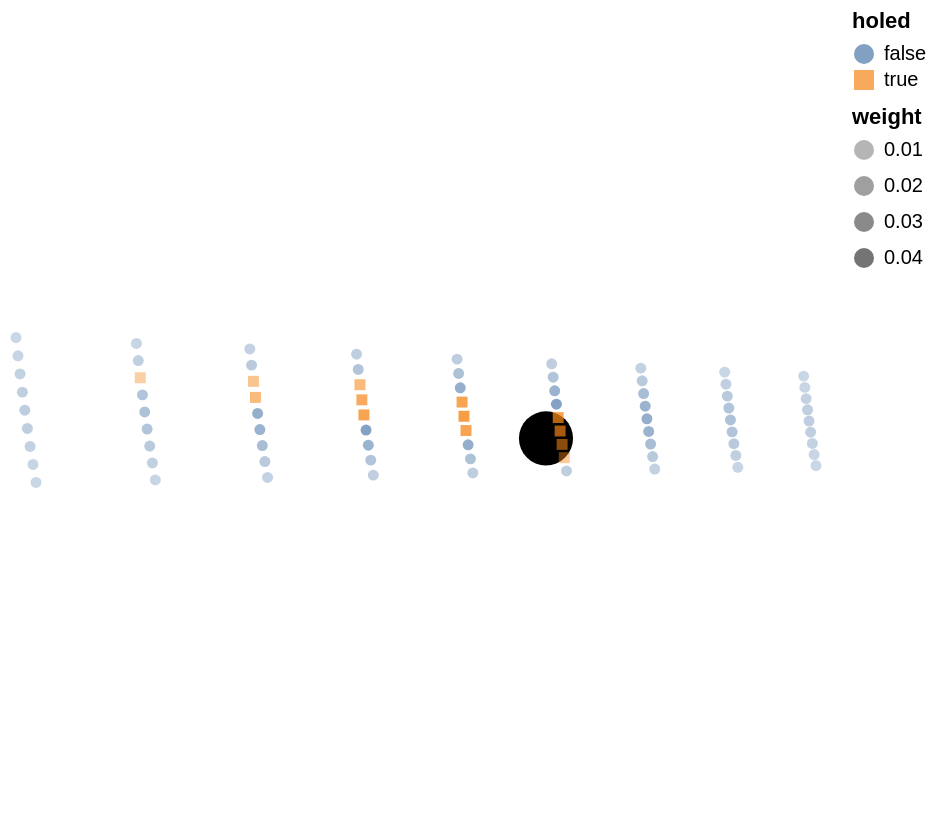

The notebook cell saved with this chart:
### Code cell
hole_plot + (
    alt.Chart(df)
    .mark_point(filled=True)
    .encode(
        longitude="x",
        latitude="y",
        color="holed",
        opacity="weight",
        shape="holed",
        tooltip=["v_init", "theta", "x", "y", "impact", "weight"],
    )
    # .project(
    #     type="identity",
    #     reflectY=True,
    # )
    .properties(width=400, height=400)
)

### Figure 1 — Vega-Lite specification as saved in the notebook (floating-point values rounded to 4 significant figures)
{"config": {"view": {"continuousWidth": 400, "continuousHeight": 300}}, "layer": [{"data": {"name": "data-1f2085984b5266c946bf455742b513c8"}, "mark": {"type": "geoshape", "color": "black"}}, {"data": {"name": "data-7892774f830080f69d26ed4199330d0b"}, "mark": {"type": "point", "filled": true}, "encoding": {"color": {"field": "holed", "type": "nominal"}, "latitude": {"field": "y", "type": "quantitative"}, "longitude": {"field": "x", "type": "quantitative"}, "opacity": {"field": "weight", "type": "quantitative"}, "shape": {"field": "holed", "type": "nominal"}, "tooltip": [{"field": "v_init", "type": "quantitative"}, {"field": "theta", "type": "quantitative"}, {"field": "x", "type": "quantitative"}, {"field": "y", "type": "quantitative"}, {"field": "impact", "type": "quantitative"}, {"field": "weight", "type": "quantitative"}]}, "height": 400, "width": 400}], "$schema": "https://vega.github.io/schema/vega-lite/v4.17.0.json", "datasets": {"data-1f2085984b5266c946bf455742b513c8": [{"type": "Feature", "geometry": {"type": "Polygon", "coordinates": [[[0.054, 0.0], [0.05296, -0.01053], [0.04989, -0.02066], [0.0449, -0.03], [0.03818, -0.03818], [0.03, -0.0449], [0.02066, -0.04989], [0.01053, -0.05296], [3.307e-18, -0.054], [-0.01053, -0.05296], [-0.02066, -0.04989], [-0.03, -0.0449], [-0.03818, -0.03818], [-0.0449, -0.03], [-0.04989, -0.02066], [-0.05296, -0.01053], [-0.054, -6.613e-18], [-0.05296, 0.01053], [-0.04989, 0.02066], [-0.0449, 0.03], [-0.03818, 0.03818], [-0.03, 0.0449], [-0.02066, 0.04989], [-0.01053, 0.05296], [-9.92e-18, 0.054], [0.01053, 0.05296], [0.02066, 0.04989], [0.03, 0.0449], [0.03818, 0.03818], [0.0449, 0.03], [0.04989, 0.02066], [0.05296, 0.01053], [0.054, 0.0]]]}}], "data-7892774f830080f69d26ed4199330d0b": [{"v_init": 2.846, "theta": 3.17, "x": 0.5142, "y": 0.1243, "vx_end": -1.791e-07, "vy_end": 9.838e-07, "impact": 154.8, "holed": false, "weight": 0.0007634}, {"v_init": 2.846, "theta": 3.179, "x": 0.5166, "y": 0.1018, "vx_end": -1.72e-07, "vy_end": 9.851e-07, "impact": 153.3, "holed": false, "weight": 0.001831}, {"v_init": 2.846, "theta": 3.187, "x": 0.5192, "y": 0.07936, "vx_end": -1.763e-07, "vy_end": 9.843e-07, "impact": 152.6, "holed": false, "weight": 0.003422}, {"v_init": 2.846, "theta": 3.196, "x": 0.522, "y": 0.05702, "vx_end": -1.802e-07, "vy_end": 9.836e-07, "impact": 152.5, "holed": false, "weight": 0.004978}, {"v_init": 2.846, "theta": 3.205, "x": 0.525, "y": 0.03467, "vx_end": -1.836e-07, "vy_end": 9.83e-07, "impact": 153.1, "holed": false, "weight": 0.005641}, {"v_init": 2.846, "theta": 3.214, "x": 0.5282, "y": 0.01231, "vx_end": -1.809e-07, "vy_end": 9.835e-07, "impact": 154.4, "holed": false, "weight": 0.004978}, {"v_init": 2.846, "theta": 3.222, "x": 0.5315, "y": -0.01, "vx_end": -1.775e-07, "vy_end": 9.841e-07, "impact": 156.3, "holed": false, "weight": 0.003422}, {"v_init": 2.846, "theta": 3.231, "x": 0.5351, "y": -0.03217, "vx_end": -1.804e-07, "vy_end": 9.836e-07, "impact": 159.0, "holed": false, "weight": 0.001831}, {"v_init": 2.846, "theta": 3.24, "x": 0.5388, "y": -0.05429, "vx_end": 2.319e-08, "vy_end": 9.997e-07, "impact": 162.3, "holed": false, "weight": 0.0007634}, {"v_init": 2.934, "theta": 3.17, "x": 0.3566, "y": 0.132, "vx_end": -1.712e-07, "vy_end": 9.852e-07, "impact": 79.2, "holed": false, "weight": 0.001831}, {"v_init": 2.934, "theta": 3.179, "x": 0.3591, "y": 0.1081, "vx_end": -1.882e-07, "vy_end": 9.821e-07, "impact": 77.01, "holed": false, "weight": 0.004393}, {"v_init": 2.934, "theta": 3.187, "x": 0.3619, "y": 0.08431, "vx_end": -1.762e-07, "vy_end": 9.844e-07, "impact": 75.56, "holed": false, "weight": 0.008208}, {"v_init": 2.934, "theta": 3.196, "x": 0.3649, "y": 0.06056, "vx_end": -1.883e-07, "vy_end": 9.821e-07, "impact": 74.85, "holed": false, "weight": 0.01194}, {"v_init": 2.934, "theta": 3.205, "x": 0.3681, "y": 0.03684, "vx_end": -2.695e-07, "vy_end": 9.63e-07, "impact": 74.86, "holed": false, "weight": 0.01353}, {"v_init": 2.934, "theta": 3.214, "x": 0.3714, "y": 0.01304, "vx_end": -1.754e-07, "vy_end": 9.845e-07, "impact": 75.59, "holed": false, "weight": 0.01194}, {"v_init": 2.934, "theta": 3.222, "x": 0.375, "y": -0.01062, "vx_end": -1.805e-07, "vy_end": 9.836e-07, "impact": 77.05, "holed": false, "weight": 0.008208}, {"v_init": 2.934, "theta": 3.231, "x": 0.3788, "y": -0.03413, "vx_end": -1.955e-07, "vy_end": 9.807e-07, "impact": 79.24, "holed": false, "weight": 0.004393}, {"v_init": 2.934, "theta": 3.24, "x": 0.3828, "y": -0.05765, "vx_end": -1.822e-07, "vy_end": 9.833e-07, "impact": 82.14, "holed": false, "weight": 0.001831}, {"v_init": 3.023, "theta": 3.17, "x": 0.1892, "y": 0.1402, "vx_end": -1.586e-07, "vy_end": 9.874e-07, "impact": 29.37, "holed": false, "weight": 0.003422}, {"v_init": 3.023, "theta": 3.179, "x": 0.1919, "y": 0.1149, "vx_end": -1.671e-07, "vy_end": 9.859e-07, "impact": 26.34, "holed": false, "weight": 0.008208}, {"v_init": 3.023, "theta": 3.187, "x": 0.1949, "y": 0.08955, "vx_end": -1.786e-07, "vy_end": 9.839e-07, "impact": 24.08, "holed": false, "weight": 0.01533}, {"v_init": 3.023, "theta": 3.196, "x": 0.198, "y": 0.06427, "vx_end": -1.629e-07, "vy_end": 9.866e-07, "impact": 22.6, "holed": false, "weight": 0.02231}, {"v_init": 3.023, "theta": 3.205, "x": 0.2014, "y": 0.03914, "vx_end": -1.649e-07, "vy_end": 9.863e-07, "impact": 21.91, "holed": false, "weight": 0.02528}, {"v_init": 3.023, "theta": 3.214, "x": 0.205, "y": 0.01386, "vx_end": -1.654e-07, "vy_end": 9.862e-07, "impact": 21.97, "holed": false, "weight": 0.02231}, {"v_init": 3.023, "theta": 3.222, "x": 0.2088, "y": -0.01127, "vx_end": -1.793e-07, "vy_end": 9.838e-07, "impact": 22.81, "holed": false, "weight": 0.01533}, {"v_init": 3.023, "theta": 3.231, "x": 0.2128, "y": -0.03624, "vx_end": -1.739e-07, "vy_end": 9.848e-07, "impact": 24.42, "holed": false, "weight": 0.008208}, {"v_init": 3.023, "theta": 3.24, "x": 0.2171, "y": -0.06122, "vx_end": -1.864e-07, "vy_end": 9.825e-07, "impact": 26.8, "holed": false, "weight": 0.003422}, {"v_init": 3.116, "theta": 3.17, "x": 0.01142, "y": 0.1489, "vx_end": -1.669e-07, "vy_end": 9.86e-07, "impact": 10.02, "holed": false, "weight": 0.004978}, {"v_init": 3.116, "theta": 3.179, "x": 0.01433, "y": 0.122, "vx_end": -1.512e-07, "vy_end": 9.885e-07, "impact": 6.433, "holed": false, "weight": 0.01194}, {"v_init": 3.116, "theta": 3.187, "x": 0.01742, "y": 0.09505, "vx_end": -1.715e-07, "vy_end": 9.852e-07, "impact": 3.508, "holed": false, "weight": 0.02231}, {"v_init": 3.116, "theta": 3.196, "x": 0.02079, "y": 0.06827, "vx_end": -1.752e-07, "vy_end": 9.845e-07, "impact": 1.217, "holed": false, "weight": 0.03246}, {"v_init": 3.116, "theta": 3.205, "x": 0.02441, "y": 0.04158, "vx_end": -1.663e-07, "vy_end": 9.861e-07, "impact": -0.3305, "holed": true, "weight": 0.03678}, {"v_init": 3.116, "theta": 3.214, "x": 0.02818, "y": 0.01472, "vx_end": -1.839e-07, "vy_end": 9.829e-07, "impact": -1.065, "holed": true, "weight": 0.03246}, {"v_init": 3.116, "theta": 3.222, "x": 0.03219, "y": -0.01201, "vx_end": -1.703e-07, "vy_end": 9.854e-07, "impact": -0.9701, "holed": true, "weight": 0.02231}, {"v_init": 3.116, "theta": 3.231, "x": 0.03651, "y": -0.03849, "vx_end": -1.731e-07, "vy_end": 9.849e-07, "impact": -0.05709, "holed": true, "weight": 0.01194}, {"v_init": 3.116, "theta": 3.24, "x": 0.04101, "y": -0.06501, "vx_end": -2.077e-07, "vy_end": 9.782e-07, "impact": 1.672, "holed": false, "weight": 0.004978}, {"v_init": 3.211, "theta": 3.17, "x": -0.1774, "y": 0.1582, "vx_end": -1.96e-07, "vy_end": 9.806e-07, "impact": 5.546, "holed": false, "weight": 0.005641}, {"v_init": 3.211, "theta": 3.179, "x": -0.1743, "y": 0.1296, "vx_end": -1.84e-07, "vy_end": 9.829e-07, "impact": 2.825, "holed": false, "weight": 0.01353}, {"v_init": 3.211, "theta": 3.187, "x": -0.171, "y": 0.101, "vx_end": -1.715e-07, "vy_end": 9.852e-07, "impact": 0.8298, "holed": false, "weight": 0.02528}, {"v_init": 3.211, "theta": 3.196, "x": -0.1675, "y": 0.07252, "vx_end": -1.664e-07, "vy_end": 9.861e-07, "impact": -0.4018, "holed": true, "weight": 0.03678}, {"v_init": 3.211, "theta": 3.205, "x": -0.1636, "y": 0.04414, "vx_end": -1.705e-07, "vy_end": 9.854e-07, "impact": -0.8961, "holed": true, "weight": 0.04168}, {"v_init": 3.211, "theta": 3.214, "x": -0.1596, "y": 0.01564, "vx_end": -1.812e-07, "vy_end": 9.834e-07, "impact": -0.6388, "holed": true, "weight": 0.03678}, {"v_init": 3.211, "theta": 3.222, "x": -0.1553, "y": -0.01276, "vx_end": -1.695e-07, "vy_end": 9.855e-07, "impact": 0.3612, "holed": false, "weight": 0.02528}, {"v_init": 3.211, "theta": 3.231, "x": -0.1508, "y": -0.04087, "vx_end": -1.787e-07, "vy_end": 9.839e-07, "impact": 2.113, "holed": false, "weight": 0.01353}, {"v_init": 3.211, "theta": 3.24, "x": -0.146, "y": -0.06904, "vx_end": -1.85e-07, "vy_end": 9.827e-07, "impact": 4.615, "holed": false, "weight": 0.005641}, {"v_init": 3.309, "theta": 3.17, "x": -0.378, "y": 0.168, "vx_end": -1.827e-07, "vy_end": 9.832e-07, "impact": 3.354, "holed": false, "weight": 0.004978}, {"v_init": 3.309, "theta": 3.179, "x": -0.3747, "y": 0.1376, "vx_end": -4.389e-08, "vy_end": 9.99e-07, "impact": 1.291, "holed": false, "weight": 0.01194}, {"v_init": 3.309, "theta": 3.187, "x": -0.3712, "y": 0.1072, "vx_end": -1.553e-07, "vy_end": 9.879e-07, "impact": -0.00168, "holed": true, "weight": 0.02231}, {"v_init": 3.309, "theta": 3.196, "x": -0.3674, "y": 0.07699, "vx_end": -1.708e-07, "vy_end": 9.853e-07, "impact": -0.5357, "holed": true, "weight": 0.03246}, {"v_init": 3.309, "theta": 3.205, "x": -0.3633, "y": 0.04688, "vx_end": -1.625e-07, "vy_end": 9.867e-07, "impact": -0.2998, "holed": true, "weight": 0.03678}, {"v_init": 3.309, "theta": 3.214, "x": -0.3591, "y": 0.01661, "vx_end": -1.784e-07, "vy_end": 9.84e-07, "impact": 0.7232, "holed": false, "weight": 0.03246}, {"v_init": 3.309, "theta": 3.222, "x": -0.3545, "y": -0.01354, "vx_end": -1.709e-07, "vy_end": 9.853e-07, "impact": 2.499, "holed": false, "weight": 0.02231}, {"v_init": 3.309, "theta": 3.231, "x": -0.3497, "y": -0.0434, "vx_end": -1.867e-07, "vy_end": 9.824e-07, "impact": 5.062, "holed": false, "weight": 0.01194}, {"v_init": 3.309, "theta": 3.24, "x": -0.3446, "y": -0.07334, "vx_end": -1.944e-07, "vy_end": 9.809e-07, "impact": 8.382, "holed": false, "weight": 0.004978}, {"v_init": 3.411, "theta": 3.17, "x": -0.591, "y": 0.1785, "vx_end": -1.85e-07, "vy_end": 9.827e-07, "impact": 2.106, "holed": false, "weight": 0.003422}, {"v_init": 3.411, "theta": 3.179, "x": -0.5875, "y": 0.1463, "vx_end": -1.238e-07, "vy_end": 9.923e-07, "impact": 0.5752, "holed": false, "weight": 0.008208}, {"v_init": 3.411, "theta": 3.187, "x": -0.5838, "y": 0.1139, "vx_end": -1.782e-07, "vy_end": 9.84e-07, "impact": -0.1604, "holed": true, "weight": 0.01533}, {"v_init": 3.411, "theta": 3.196, "x": -0.5798, "y": 0.08178, "vx_end": -2.241e-07, "vy_end": 9.746e-07, "impact": -0.1389, "holed": true, "weight": 0.02231}, {"v_init": 3.411, "theta": 3.205, "x": -0.5755, "y": 0.04978, "vx_end": -1.74e-07, "vy_end": 9.847e-07, "impact": 0.6477, "holed": false, "weight": 0.02528}, {"v_init": 3.411, "theta": 3.214, "x": -0.5709, "y": 0.0176, "vx_end": -1.796e-07, "vy_end": 9.837e-07, "impact": 2.239, "holed": false, "weight": 0.02231}, {"v_init": 3.411, "theta": 3.222, "x": -0.5661, "y": -0.01431, "vx_end": -1.772e-07, "vy_end": 9.842e-07, "impact": 4.596, "holed": false, "weight": 0.01533}, {"v_init": 3.411, "theta": 3.231, "x": -0.561, "y": -0.04613, "vx_end": -1.793e-07, "vy_end": 9.838e-07, "impact": 7.721, "holed": false, "weight": 0.008208}, {"v_init": 3.411, "theta": 3.24, "x": -0.5556, "y": -0.0779, "vx_end": -1.875e-07, "vy_end": 9.823e-07, "impact": 11.65, "holed": false, "weight": 0.003422}, {"v_init": 3.515, "theta": 3.17, "x": -0.8173, "y": 0.1895, "vx_end": -1.698e-07, "vy_end": 9.855e-07, "impact": 1.384, "holed": false, "weight": 0.001831}, {"v_init": 3.515, "theta": 3.179, "x": -0.8136, "y": 0.1553, "vx_end": -1.703e-07, "vy_end": 9.854e-07, "impact": 0.3229, "holed": false, "weight": 0.004393}, {"v_init": 3.515, "theta": 3.187, "x": -0.8096, "y": 0.121, "vx_end": -1.75e-07, "vy_end": 9.846e-07, "impact": -9.379e-05, "holed": true, "weight": 0.008208}, {"v_init": 3.515, "theta": 3.196, "x": -0.8054, "y": 0.08688, "vx_end": -1.742e-07, "vy_end": 9.847e-07, "impact": 0.4546, "holed": false, "weight": 0.01194}, {"v_init": 3.515, "theta": 3.205, "x": -0.8008, "y": 0.05287, "vx_end": -1.653e-07, "vy_end": 9.862e-07, "impact": 1.702, "holed": false, "weight": 0.01353}, {"v_init": 3.515, "theta": 3.214, "x": -0.796, "y": 0.01871, "vx_end": -1.829e-07, "vy_end": 9.831e-07, "impact": 3.743, "holed": false, "weight": 0.01194}, {"v_init": 3.515, "theta": 3.222, "x": -0.7908, "y": -0.0152, "vx_end": -1.681e-07, "vy_end": 9.858e-07, "impact": 6.573, "holed": false, "weight": 0.008208}, {"v_init": 3.515, "theta": 3.231, "x": -0.7854, "y": -0.04898, "vx_end": -1.67e-07, "vy_end": 9.86e-07, "impact": 10.19, "holed": false, "weight": 0.004393}, {"v_init": 3.515, "theta": 3.24, "x": -0.7796, "y": -0.08277, "vx_end": -9.291e-08, "vy_end": 9.957e-07, "impact": 14.59, "holed": false, "weight": 0.001831}, {"v_init": 3.623, "theta": 3.17, "x": -1.058, "y": 0.2013, "vx_end": -1.507e-07, "vy_end": 9.886e-07, "impact": 0.9848, "holed": false, "weight": 0.0007634}, {"v_init": 3.623, "theta": 3.179, "x": -1.054, "y": 0.1648, "vx_end": -9.923e-08, "vy_end": 9.951e-07, "impact": 0.2895, "holed": false, "weight": 0.001831}, {"v_init": 3.623, "theta": 3.187, "x": -1.049, "y": 0.1285, "vx_end": -1.698e-07, "vy_end": 9.855e-07, "impact": 0.3432, "holed": false, "weight": 0.003422}, {"v_init": 3.623, "theta": 3.196, "x": -1.045, "y": 0.0923, "vx_end": -2.505e-07, "vy_end": 9.681e-07, "impact": 1.208, "holed": false, "weight": 0.004978}, {"v_init": 3.623, "theta": 3.205, "x": -1.04, "y": 0.05619, "vx_end": -1.715e-07, "vy_end": 9.852e-07, "impact": 2.833, "holed": false, "weight": 0.005641}, {"v_init": 3.623, "theta": 3.214, "x": -1.035, "y": 0.01988, "vx_end": -1.795e-07, "vy_end": 9.838e-07, "impact": 5.272, "holed": false, "weight": 0.004978}, {"v_init": 3.623, "theta": 3.222, "x": -1.029, "y": -0.01608, "vx_end": -1.621e-07, "vy_end": 9.868e-07, "impact": 8.465, "holed": false, "weight": 0.003422}, {"v_init": 3.623, "theta": 3.231, "x": -1.024, "y": -0.05202, "vx_end": -1.725e-07, "vy_end": 9.85e-07, "impact": 12.47, "holed": false, "weight": 0.001831}, {"v_init": 3.623, "theta": 3.24, "x": -1.018, "y": -0.08793, "vx_end": -1.162e-07, "vy_end": 9.932e-07, "impact": 17.27, "holed": false, "weight": 0.0007634}]}}
